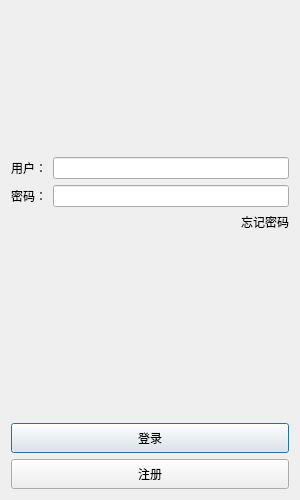
<?xml version="1.0" encoding="UTF-8"?>
<ui version="4.0">
 <class>LoginDialog</class>
 <widget class="QDialog" name="LoginDialog">
  <property name="geometry">
   <rect>
    <x>0</x>
    <y>0</y>
    <width>300</width>
    <height>500</height>
   </rect>
  </property>
  <property name="minimumSize">
   <size>
    <width>300</width>
    <height>500</height>
   </size>
  </property>
  <property name="maximumSize">
   <size>
    <width>300</width>
    <height>500</height>
   </size>
  </property>
  <property name="windowTitle">
   <string>登录</string>
  </property>
  <layout class="QVBoxLayout" name="verticalLayout">
   <item>
    <widget class="QLabel" name="label">
     <property name="minimumSize">
      <size>
       <width>120</width>
       <height>120</height>
      </size>
     </property>
     <property name="text">
      <string/>
     </property>
     <property name="pixmap">
      <pixmap resource="res.qrc">:/Image/touxiang.png</pixmap>
     </property>
     <property name="scaledContents">
      <bool>true</bool>
     </property>
     <property name="alignment">
      <set>Qt::AlignmentFlag::AlignCenter</set>
     </property>
    </widget>
   </item>
   <item>
    <widget class="QLabel" name="err_tip">
     <property name="text">
      <string/>
     </property>
     <property name="alignment">
      <set>Qt::AlignmentFlag::AlignCenter</set>
     </property>
    </widget>
   </item>
   <item>
    <layout class="QFormLayout" name="formLayout">
     <item row="0" column="0">
      <widget class="QLabel" name="user_label">
       <property name="text">
        <string>用户：</string>
       </property>
      </widget>
     </item>
     <item row="0" column="1">
      <widget class="QLineEdit" name="user_edit"/>
     </item>
     <item row="1" column="0">
      <widget class="QLabel" name="pass_label">
       <property name="text">
        <string>密码：</string>
       </property>
      </widget>
     </item>
     <item row="1" column="1">
      <widget class="QLineEdit" name="pass_edit"/>
     </item>
    </layout>
   </item>
   <item>
    <layout class="QHBoxLayout" name="horizontalLayout">
     <item>
      <spacer name="horizontalSpacer">
       <property name="orientation">
        <enum>Qt::Orientation::Horizontal</enum>
       </property>
       <property name="sizeHint" stdset="0">
        <size>
         <width>40</width>
         <height>20</height>
        </size>
       </property>
      </spacer>
     </item>
     <item>
      <widget class="ClickedLabel" name="forgetlabel">
       <property name="maximumSize">
        <size>
         <width>60</width>
         <height>20</height>
        </size>
       </property>
       <property name="text">
        <string>忘记密码</string>
       </property>
       <property name="alignment">
        <set>Qt::AlignmentFlag::AlignRight</set>
       </property>
      </widget>
     </item>
    </layout>
   </item>
   <item>
    <spacer name="verticalSpacer">
     <property name="orientation">
      <enum>Qt::Orientation::Vertical</enum>
     </property>
     <property name="sizeHint" stdset="0">
      <size>
       <width>20</width>
       <height>40</height>
      </size>
     </property>
    </spacer>
   </item>
   <item>
    <widget class="QPushButton" name="login_btn">
     <property name="minimumSize">
      <size>
       <width>100</width>
       <height>30</height>
      </size>
     </property>
     <property name="text">
      <string>登录</string>
     </property>
    </widget>
   </item>
   <item>
    <widget class="QPushButton" name="reg_button">
     <property name="minimumSize">
      <size>
       <width>100</width>
       <height>30</height>
      </size>
     </property>
     <property name="text">
      <string>注册</string>
     </property>
    </widget>
   </item>
  </layout>
 </widget>
 <customwidgets>
  <customwidget>
   <class>ClickedLabel</class>
   <extends>QLabel</extends>
   <header>clickedlabel.h</header>
  </customwidget>
 </customwidgets>
 <resources>
  <include location="res.qrc"/>
 </resources>
 <connections/>
</ui>
